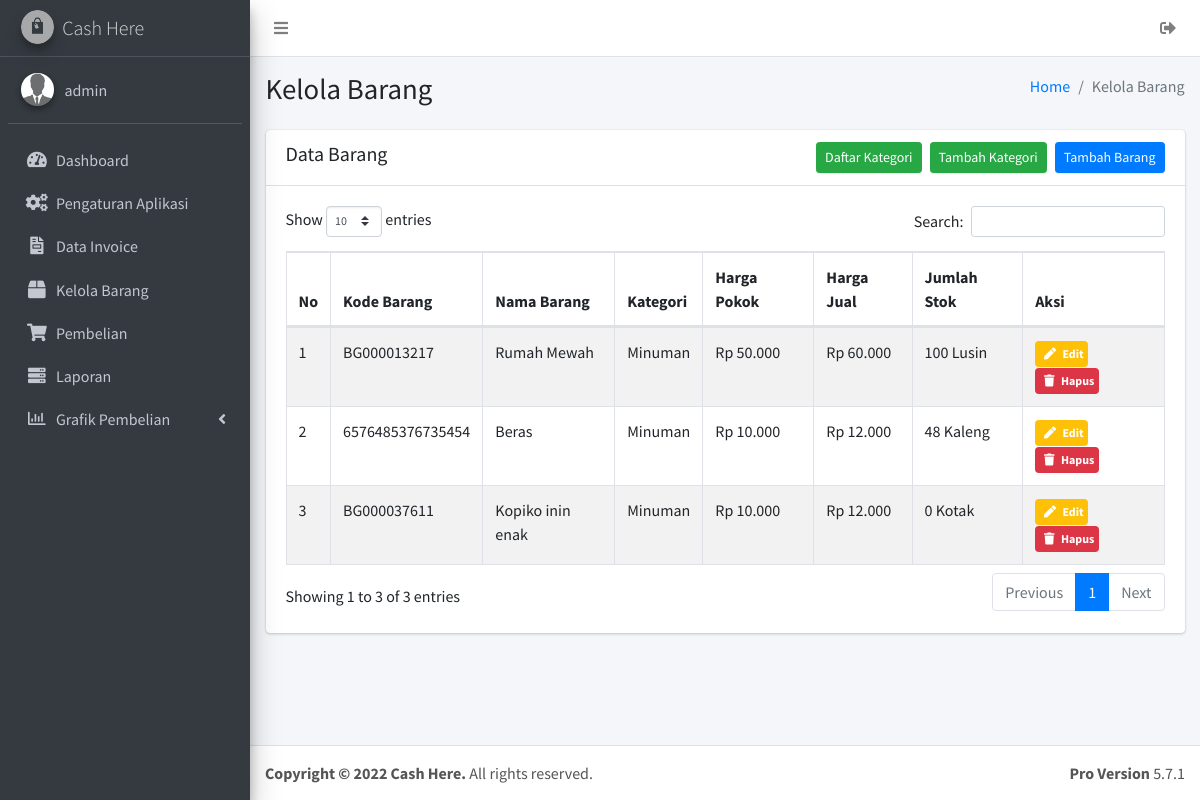
Page /kelola-barang/index.php (signed in) on the committed database.
### tables this page shows
CREATE TABLE `barang` (
  `id` int(11) NOT NULL,
  `kode_barang` varchar(250) NOT NULL,
  `nama_barang` varchar(1000) NOT NULL,
  `kategori` varchar(1000) NOT NULL,
  `jenis_satuan` varchar(30) NOT NULL,
  `harga_pokok` bigint(20) NOT NULL,
  `harga_eceran` bigint(20) NOT NULL,
  `jumlah_stok` bigint(20) NOT NULL
);

### include/koneksi.php (called while the page is built, shortened)
<?php
	require 'data-aplikasi.php';
	$link = "http://".$_SERVER['SERVER_NAME']."/ukom-pos";
?>

### include/data-aplikasi.php (called while the page is built)
<?php
  $judul = "Cash Here";
  ?>

### kelola-barang/index.php (the view, shortened to what this page needs)
<?php
require '../include/koneksi.php';
?>
<!DOCTYPE html>
<html>
<head>
  <link rel="stylesheet" href="https://use.fontawesome.com/releases/v5.8.2/css/all.css">
  <link rel="stylesheet" href="<?= $link; ?>/assets/plugins/sweetalert2/sweetalert2.min.css">
  <link rel="stylesheet" href="<?= $link; ?>/assets/plugins/select2/css/select2.min.css">
  <link rel="stylesheet" href="<?= $link; ?>/assets/plugins/datatables/dataTables.bootstrap4.css">
  <link rel="stylesheet" href="<?= $link; ?>/assets/dist/css/adminlte.min.css">
</head>
<body class="hold-transition sidebar-mini">
<div class="wrapper">
  <?php require '../include/menu.php' ?>
  <div class="content-wrapper">
    <section class="content-header">
      <div class="container-fluid">
        <div class="row mb-2">
          <div class="col-sm-6">
            <h1>Kelola Barang</h1>
          </div>
          <div class="col-sm-6">
            <ol class="breadcrumb float-sm-right">
              <li class="breadcrumb-item"><a href="<?= $link; ?>">Home</a></li>
              <li class="breadcrumb-item active">Kelola Barang</li>
            </ol>
          </div>
        </div>
      </div>
    </section>
    <section class="content">
        <div class="container-fluid">
          <div class="row">
            <div class="col-12">
              <div class="card">
                <div class="card-header">
                  <h3 class="card-title">Data Barang
                    <a class="btn btn-primary btn-sm" style="float: right;" href="tambah-barang.php">Tambah Barang</a>
                    <button class="btn btn-success btn-sm mr-2" style="float: right;" type="button" data-toggle="modal" data-target="#tambah-kategori">Tambah Kategori</button>
                    <button class="btn btn-success btn-sm mr-2" style="float: right;" type="button" data-toggle="modal" data-target="#daftar-kategori">Daftar Kategori</button>
                  </h3>
                </div>
                <div class="card-body">
                  <table id="example1" class="table table-bordered table-striped">
                    <thead>
                    <tr>
                      <th>No</th>
                      <th>Kode Barang</th>
                      <th>Nama Barang</th>
                      <th>Kategori</th>
                      <th>Harga Pokok</th>
                      <th>Harga Jual</th>
                      <th>Jumlah Stok</th>
                      <th>Aksi</th>
                    </tr>
                    </thead>
                    <tbody>
                    <?php
                    $no = 1;
                    $queryBarang = mysqli_query($konek, "SELECT * FROM barang ORDER BY id DESC");
                    while($rowBarang = mysqli_fetch_assoc($queryBarang)) :
                    ?>
                    <tr>
                      <td><?= $no; ?></td>
                      <td><?= $rowBarang['kode_barang']; ?></td>
                      <td><?= $rowBarang['nama_barang']; ?></td>
                      <td><?= $rowBarang['kategori']; ?></td>
                      <td>Rp <?= number_format($rowBarang['harga_pokok'],0,',','.'); ?></td>
                      <td>Rp <?= number_format($rowBarang['harga_eceran'],0,',','.'); ?></td>
                      <td><?= number_format($rowBarang['jumlah_stok'],0,',','.'); ?> <?= $rowBarang['jenis_satuan']; ?></td>
                      <td>
                        <a href="javascript:;" onclick="edit_modal('<?= $rowBarang['kode_barang']; ?>')" class="badge badge-warning text-white"><i class="fa fa-pen p-1"></i> Edit</a>
                        <a href="javascript:;" onclick="hapus_barang('<?= $rowBarang['kode_barang']; ?>')" class="badge badge-danger"><i class="fa fa-trash p-1"></i> Hapus</a>
                      </td>
                    </tr>
                    <?php $no++; endwhile; ?>
                  </table>
                </div>
              </div>
            </div>
          </div>
      </div>
    </section>
  </div>
  <?php require '../include/footer.php' ?>
</div>
</body>
</html>

### include/menu.php (shortened to what this page needs)
<nav class="main-header navbar navbar-expand navbar-white navbar-light border-bottom">
  <ul class="navbar-nav">
    <li class="nav-item">
      <a class="nav-link" data-widget="pushmenu" href="#"><i class="fas fa-bars"></i></a>
    </li>
  </ul>
  <ul class="navbar-nav ml-auto">
    <li class="nav-item">
      <a class="nav-link" href="javascript:;" data-toggle="modal" data-target="#logout">
        <i class="fas fa-sign-out-alt"></i>
      </a>
    </li>
  </ul>
</nav>
<aside class="main-sidebar sidebar-dark-primary elevation-4">
  <a href="<?= $link; ?>" class="brand-link">
    <img src="<?= $link; ?>/assets/dist/img/logo.png" alt="AdminLTE Logo" class="brand-image img-circle elevation-3"
         style="opacity: .8">
    <span class="brand-text font-weight-light"><?= $judul; ?></span>
  </a>
  <div class="sidebar">
    <div class="user-panel mt-3 pb-3 mb-3 d-flex">
      <div class="image">
        <img src="<?= $link; ?>/assets/dist/img/foto.png" class="img-circle elevation-2" alt="User Image">
      </div>
      <div class="info">
        <a href="#" class="d-block"><?= $_SESSION['username']; ?></a>
      </div>
    </div>
    <nav class="mt-2">
      <ul class="nav nav-pills nav-sidebar flex-column" data-widget="treeview" role="menu" data-accordion="false">
        <li class="nav-item">
          <a href="<?= $link; ?>" class="nav-link">
            <i class="nav-icon fas fa-tachometer-alt"></i>
            <p>
              Dashboard
            </p>
          </a>
        </li>
        <li class="nav-item">
          <a href="<?= $link; ?>/pengaturan-aplikasi" class="nav-link">
            <i class="nav-icon fas fa-cogs"></i>
            <p>
              Pengaturan Aplikasi
            </p>
          </a>
        </li>
        <li class="nav-item">
          <a href="<?= $link; ?>/data-invoice" class="nav-link">
            <i class="nav-icon fas fa-file-invoice"></i>
            <p>
              Data Invoice
            </p>
          </a>
        </li>
        <li class="nav-item">
          <a href="<?= $link; ?>/kelola-barang" class="nav-link">
            <i class="nav-icon fas fa-box"></i>
            <p>
              Kelola Barang
            </p>
          </a>
        </li>
        <li class="nav-item">
          <a href="<?= $link; ?>/pembelian" class="nav-link">
            <i class="nav-icon fas fa-shopping-cart"></i>
            <p>
              Pembelian
            </p>
          </a>
        </li>
        <li class="nav-item">
          <a href="<?= $link; ?>/laporan" class="nav-link">
            <i class="nav-icon fas fa-server"></i>
            <p>
              Laporan
            </p>
          </a>
        </li>
        <li class="nav-item has-treeview">
          <a href="#" class="nav-link">
            <i class="nav-icon far fa-chart-bar"></i>
            <p>
              Grafik Pembelian
              <i class="fas fa-angle-left right"></i>
            </p>
          </a>
        </li>
      </ul>
    </nav>
  </div>
</aside>

### include/footer.php (shortened to what this page needs)
<footer class="main-footer print-hilang">
    <strong>Copyright &copy; <?= date("Y"); ?> <?= $judul; ?>.</strong>
    All rights reserved.
    <div class="float-right d-none d-sm-inline-block">
      <b>Pro Version</b> 5.7.1
    </div>
  </footer>

### rows in the picture
barang: kode_barang "BG000013217", nama_barang "Rumah Mewah", kategori "Minuman", harga_pokok "50.000", harga_eceran "60.000", jumlah_stok "100", jenis_satuan "Lusin"
barang: kode_barang "6576485376735454", nama_barang "Beras", kategori "Minuman", harga_pokok "10.000", harga_eceran "12.000", jumlah_stok "48", jenis_satuan "Kaleng"
barang: kode_barang "BG000037611", nama_barang "Kopiko inin enak", kategori "Minuman", harga_pokok "10.000", harga_eceran "12.000", jumlah_stok "0", jenis_satuan "Kotak"

### other values in the picture
$judul "Cash Here"
$_SESSION['username'] "admin"
